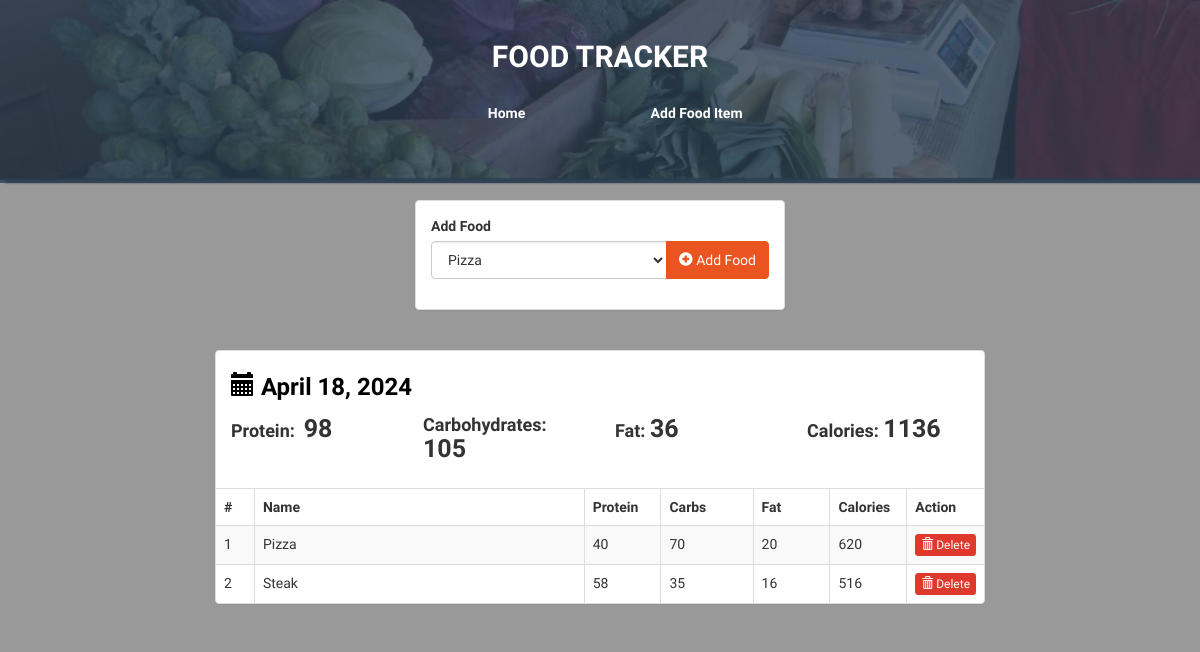
Screenshot of /view/1 with the database file from the repository.
### foodtracker/models.py (models this page shows)
class Log(db.Model):
    id = db.Column(db.Integer, primary_key=True)
    date = db.Column(db.Date, nullable=False)
    foods = db.relationship('Food', secondary=log_food, lazy='dynamic')

class Food(db.Model):
    id = db.Column(db.Integer, primary_key=True)
    name = db.Column(db.String(50), nullable=False)
    proteins = db.Column(db.Integer, nullable=False)
    carbs = db.Column(db.Integer, nullable=False)
    fats = db.Column(db.Integer, nullable=False)
    @property
    def calories(self):
        return self.proteins * 4 + self.carbs * 4 + self.fats * 9

### foodtracker/main/routes.py (the view)
@main.route('/view/<int:log_id>')
def view(log_id):
    log = Log.query.get_or_404(log_id)
    foods  = Food.query.all()
    totals = {
        'proteins' : 0,
        'carbs' : 0,
        'fats' : 0,
        'calories' : 0
    }
    for food in log.foods:
        totals['proteins'] += food.proteins
        totals['carbs'] += food.carbs
        totals['fats'] += food.fats
        totals['calories'] += food.calories
    return render_template('view.html', foods=foods, log=log, totals=totals)

### foodtracker/templates/view.html (shortened to what this page needs)
<!DOCTYPE html>
<html lang="en">
	<head>
		<link rel="stylesheet" href="{{ url_for('static', filename='bs/css/united.min.css') }}" />
		<link rel="stylesheet" href="{{ url_for('static', filename='styles.css') }}" />
	</head>
		<body>
		<div class="container-fluid" id="wrapper">
			<div class="row" id="homeJumbo">
				<div class="overlay"></div>
				<div class="col-lg-12">
					<h1>
						<a href="{{ url_for('main.index') }}">FOOD TRACKER</a>
					</h1>
					<div class="row t20">
						<div class="col-lg-4 col-lg-offset-4">
							<ul class="nav nav-pills nav-justified">
							  <li role="presentation">
							  	<a href="{{ url_for('main.index') }}" title="Home">Home</a>
							  </li>
							  <li role="presentation">
							  	<a href="{{ url_for('main.add') }}" title="Add Food Item">Add Food Item</a>
							  </li>
							</ul>
						</div>
					</div>
				</div>
			</div>
			<div class="row t20">
				<div class="col-lg-4 col-lg-offset-4">
					<div class="panel panel-default">
						<div class="panel-body">
							<form action="{{ url_for('main.add_food_to_log', log_id=log.id) }}" method="POST" role="form">
								<div class="form-group">
									<label for="food-select">Add Food</label>
									<div class="input-group">
									  <select class="form-control" id="food-select" name="food-select">
											{% for food in foods %}
					                        	<option value="{{ food.id }}"">{{food.name}}</option>
											{% endfor %}
					                    </select>
									  <span class="input-group-btn">
										<button type="submit" class="btn btn-primary" id="add-btn">
										  <i class="glyphicon glyphicon-plus-sign"></i> Add Food
										</button>
									  </span>
									</div>
								</div>
							</form>
						</div>
					</div>
				</div>
			</div>
			<div class="row t20">
				<div class="col-lg-8 col-lg-offset-2">
					<div class="panel panel-default">
						<div class="panel-body">
							<h3 class="lean-h text-black">
								<i class="glyphicon glyphicon-calendar"></i> {{ log.date.strftime('%B %d, %Y') }}
							</h3>
							<div class="row">
								<div class="col-lg-3">
									<h4 class="lean-h">
										Protein: &nbsp;<strong class="f25">{{ totals['proteins'] }}</strong>
									</h4>
								</div>
								<div class="col-lg-3">
									<h4 class="lean-h">
										Carbohydrates: <strong class="f25">{{ totals['carbs'] }}</strong>
									</h4>
								</div>
								<div class="col-lg-3">
									<h4 class="lean-h">
										Fat: <strong class="f25">{{ totals['fats'] }}</strong>
									</h4>
								</div>
								<div class="col-lg-3">
									<h4 class="lean-h">
										Calories: <strong class="f25">{{ totals['calories'] }}</strong>
									</h4>
								</div>
							</div>
						</div>
						<div class="table-responsive">
							<table class="table table-striped table-hover table-bordered">
								<thead>
									<tr>
										<th style="width: 5%;">#</th>
										<th>Name</th>
										<th style="width: 10%;">Protein</th>
										<th style="width: 12%;">Carbs</th>
										<th style="width: 10%;">Fat</th>
										<th style="width: 10%;">Calories</th>
										<th style="width: 10%;">Action</th>
									</tr>
								</thead>
								<tbody>
									{% for food in log.foods %}
										<tr>
											<td>{{ loop.index }}</td><td>{{ food.name }}</td><td>{{ food.proteins }}</td>
											<td>{{ food.carbs }}</td><td>{{ food.fats }}</td><td>{{ food.calories}}</td>
											<td>
												<a href="{{ url_for('main.remove_food_from_log', log_id=log.id, food_id=food.id) }}" class="btn btn-danger btn-xs">
													<i class="glyphicon glyphicon-trash"></i> Delete
												</a>
										</tr>
									{% endfor %}
	</body>
</html>

### foodtracker/static/styles.css (style rules this page uses)
body { background: rgba(0, 0, 0, .4); font-family: 'Ubuntu', sans-serif; }
#homeJumbo { position: relative; min-height: 180px; background: rgba(44, 62, 80, .8); background-image: url('./img/bg.jpg'); background-size: cover; background-repeat: no-repeat; border-bottom: 2px solid rgba(44, 62, 80, .8); box-shadow: 7px 1px 2px 2px rgba(44, 62, 80, .8); }
#homeJumbo > div.overlay { position: absolute; height: 183px; width: 100%; background: rgba(44, 62, 80, .8); }
#homeJumbo h1 { font-size: 30px; color: white; font-family: 'Oswald'; text-align: center; padding-top: 20px; font-weight: bolder; }
#homeJumbo h1 > a { color: white; text-decoration: none; }
.t20 { margin-top: 20px; }
.f25 { font-size: 25px; }
.nav-justified>li>a { color: white; font-weight: bolder; }
.nav-pills>li+li { padding-left: 10px; }
.lean-h { margin-top: 5px; margin-bottom: 10px; font-weight: bolder; }
.text-black { color: black !important; }

### rows the page displays
Log: date "April 18, 2024"
Food: name "Pizza", proteins "40", carbs "70", fats "20", calories "620"
Food: name "Steak", proteins "58", carbs "35", fats "16", calories "516"

### other values shown
{{ totals['proteins'] }} "98"
{{ totals['carbs'] }} "105"
{{ totals['fats'] }} "36"
{{ totals['calories'] }} "1136"
form field food-select "Pizza"
